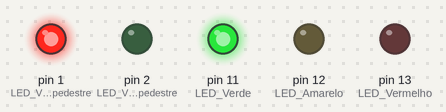
Recording of a sketch running on a simulated Arduino Uno, built with avr-gcc and run on an emulated ATmega328P. Parts: output pins drawn as LEDs (lit = HIGH).

Above: at 1.5 s.
At 4.0 s:
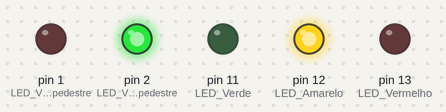
At 7.5 s:
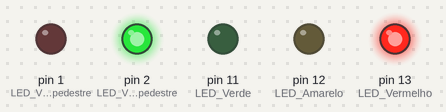
Timing chart, 0 to 13.0 s (numbered marks = the images above):
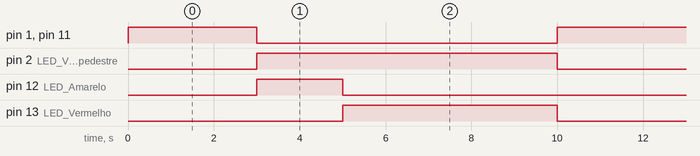

Measured:
- by itself, pin 1 (LED_Vermelho_pedestre), pin 11 (LED_Verde): alternates HIGH for 3.0 s and LOW for 7.0 s
- by itself, pin 2 (LED_Verde_pedestre): alternates HIGH for 7.0 s and LOW for 3.0 s
- by itself, pin 12 (LED_Amarelo): alternates HIGH for 2.0 s and LOW for 8.0 s
- by itself, pin 13 (LED_Vermelho): alternates HIGH for 5.0 s and LOW for 5.0 s

The sketch:

Desafio.ino
```cpp
void setup() {
  // Configura os pinos ddos LEDs como saída
  pinMode(11, OUTPUT); //LED Verde
  pinMode(12, OUTPUT); //LED Amarelo
  pinMode(13, OUTPUT); //LED Vermelho
  pinMode(1, OUTPUT);  //LED Vermelho pedestre
  pinMode(2, OUTPUT); //LED Verde pedestre

}

void loop() {
  // Sinal aberto: apaga o LED Vermelho, acende Verde
    digitalWrite(11, HIGH);
    digitalWrite(12, LOW);
    digitalWrite(13, LOW);
  //Sinal Fechado para Pedestres
    digitalWrite(1, HIGH);
    digitalWrite(2, LOW);
    delay(3000); // Espera 3 segundo(s)

  //Sinal fechado: apaga Verde, abre Amarelo
    digitalWrite(11, LOW);
  digitalWrite(12, HIGH);
    digitalWrite(13, LOW);
  //Sinal Aberto para pedestres
    digitalWrite(1, LOW);
    digitalWrite(2, HIGH);
    delay(2000); // Espera 2 segundo(s)

  //Sinal fechado: apaga Amarelo e acende Vermelho
    digitalWrite(11, LOW);
    digitalWrite(12, LOW);
    digitalWrite(13, HIGH);
  //Sinal Aberto para Pedestres
    digitalWrite(1, LOW);
    digitalWrite(2, HIGH);
    delay(5000); // Espera 5 segundo(s)
}
```
